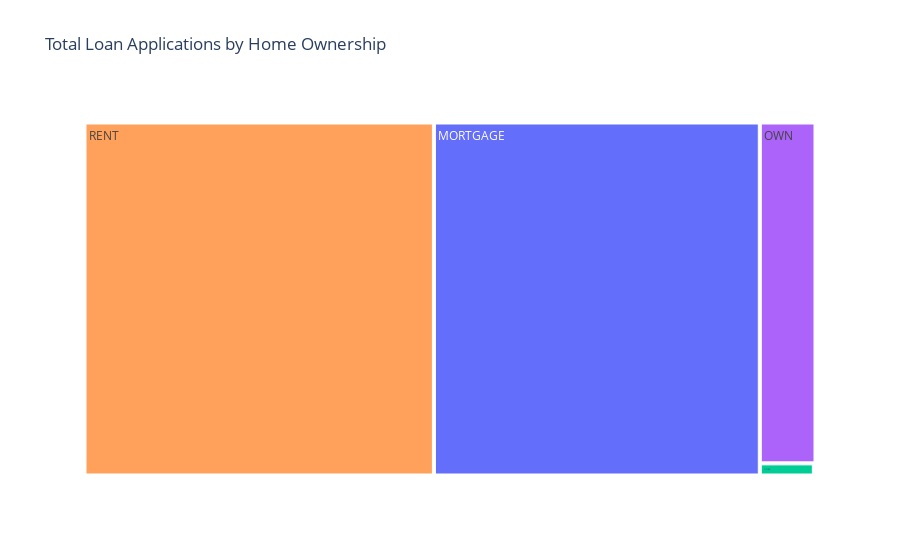

Notebook code for this chart:
### Markdown cell above
#### **Home Ownership by Total Loan Applications**

### Code cell
home_loan_applications = df.groupby("home_ownership")['id'].count().reset_index()

fig = px.treemap(
    home_loan_applications,
    path=['home_ownership'],
    values='id',
    color='id',
    title='Total Loan Applications by Home Ownership'
)

fig.show()

### Figure 1 — Plotly figure (JSON) as saved in the notebook; plotly's stock layout.template omitted (floating-point values rounded to 4 significant figures)
{"data": [{"branchvalues": "total", "customdata": [["MORTGAGE"], ["NONE"], ["OTHER"], ["OWN"], ["RENT"]], "domain": {"x": [0, 1], "y": [0, 1]}, "hovertemplate": "labels=%{label}<br>id_sum=%{value}<br>parent=%{parent}<br>id=%{customdata[0]}<extra></extra>", "ids": ["MORTGAGE", "NONE", "OTHER", "OWN", "RENT"], "labels": ["MORTGAGE", "NONE", "OTHER", "OWN", "RENT"], "marker": {"colors": ["#636efa", "#EF553B", "#00cc96", "#ab63fa", "#FFA15A"]}, "name": "", "parents": ["", "", "", "", ""], "type": "treemap", "values": [17200.0, 3.0, 98.0, 2838.0, 18440.0]}], "layout": {"legend": {"tracegroupgap": 0}, "title": {"text": "Total Loan Applications by Home Ownership"}}}
